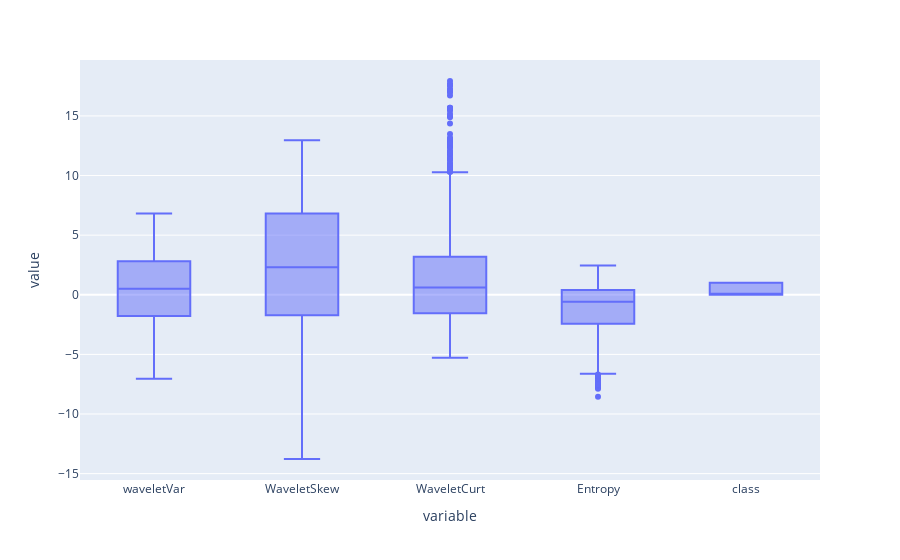

The code cell stored with this chart in its notebook:
### Markdown cell above
<h1> Visualize Outliers</h1>

### Code cell
fig = px.box(data)
fig.show()

### Figure 1 — Plotly figure (JSON) as saved in the notebook; plotly's stock layout.template omitted (floating-point values rounded to 4 significant figures; data arrays with more than 128 entries replaced by an {"elided": "..."} marker saying what was removed)
{"data": [{"alignmentgroup": "True", "hovertemplate": "variable=%{x}<br>value=%{y}<extra></extra>", "legendgroup": "", "marker": {"color": "#636efa"}, "name": "", "notched": false, "offsetgroup": "", "orientation": "v", "showlegend": false, "type": "box", "x": {"elided": "6855 str values"}, "x0": " ", "xaxis": "x", "y": {"elided": "6855 float values"}, "y0": " ", "yaxis": "y"}], "layout": {"boxmode": "group", "legend": {"tracegroupgap": 0}, "margin": {"t": 60}, "xaxis": {"anchor": "y", "domain": [0, 1], "title": {"text": "variable"}}, "yaxis": {"anchor": "x", "domain": [0, 1], "title": {"text": "value"}}}}
